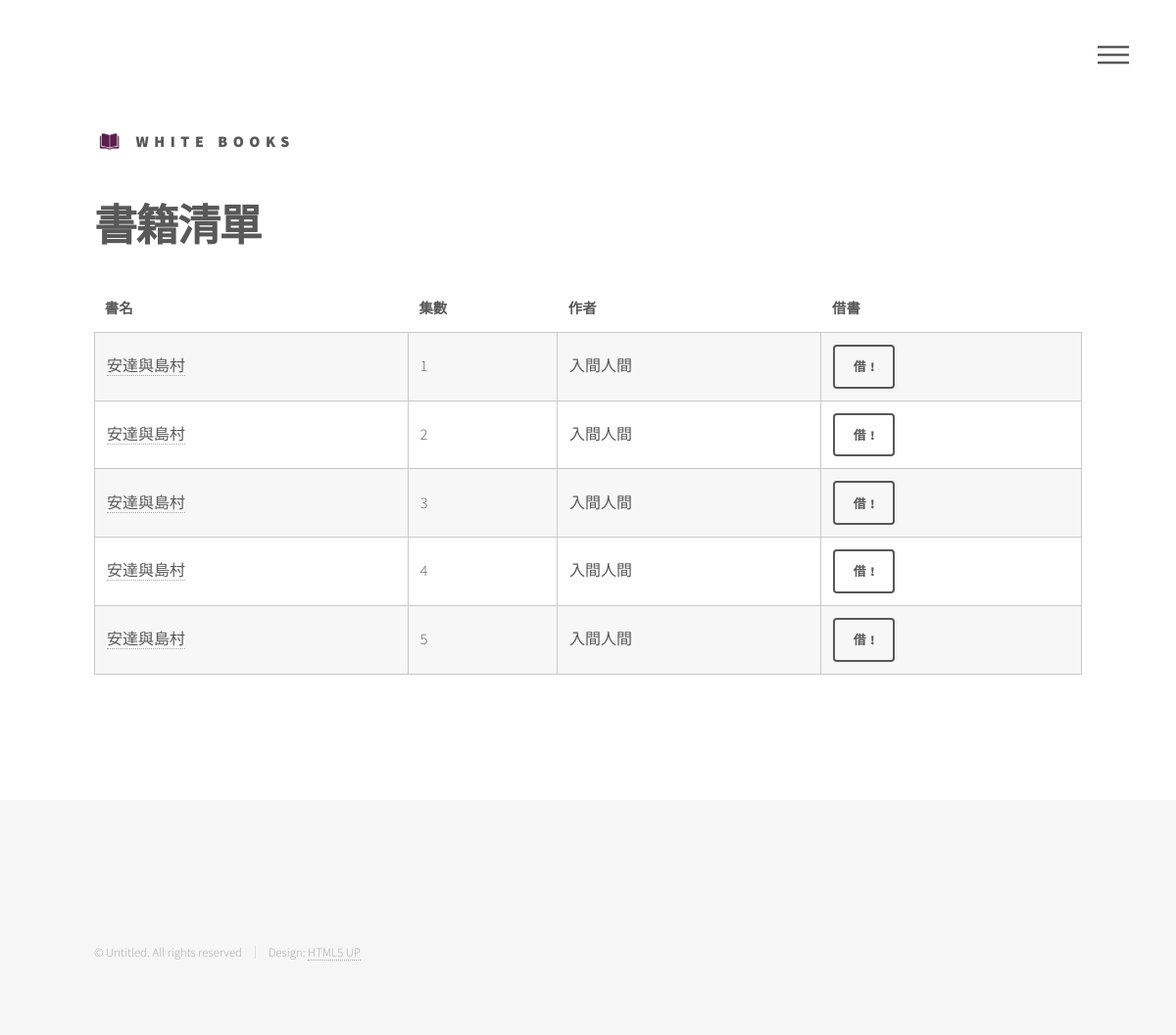
The app's page /elements.php with its own data.
### tables this page shows
CREATE TABLE IF NOT EXISTS `book_list` (
  `ID` int NOT NULL unique AUTO_INCREMENT,
  `bk_name` VARCHAR(128) NOT NULL,
  `bk_vol` VARCHAR(128) NOT NULL,
  `bk_author` VARCHAR(128) NOT NULL,	
  `bk_pic` VARCHAR(128) NOT NULL,	
  `bk_dec` VARCHAR(1024) NOT NULL,
  `borrow_flag` int default '0',
  PRIMARY KEY (`ID`)
);

### elements.php (the view, shortened to what this page needs)
<!DOCTYPE HTML>
<?php
include ("configure.php");
?>
<html>
	<head>
		<link rel="stylesheet" href="assets/css/main.css" />
	</head>
	<body class="is-preload">
			<div id="wrapper">
					<header id="header">
						<div class="inner">
								<a href="javascript:void();" class="logo">
									<span class="symbol"><img src="images/logo.png" alt="" /></span><span class="title">White Books</span>
								</a>
								<nav>
									<ul>
										<li><a href="#menu">Menu</a></li>
									</ul>
								</nav>
						</div>
					</header>
					<div id="main">
						<div class="inner">
							<h1>書籍清單</h1>
								<section>
									<div class="table-wrapper">
										<form method="GET" action="borrow.php">
										<table class="alt">
											<thead>
												<tr>
													<th>書名</th>
													<th>集數</th>
													<th>作者</th>
													<th>借書</th>
												</tr>
											</thead>
											<tbody>
												<?php
													$link = new PDO('mysql:host='.$hostname.';dbname='.$database.';charset=utf8', $username, $password);
													$query = "SELECT * FROM `book_list`";
													$result = $link->query($query);
													foreach ($result as $row){
														echo "<tr>";
														echo "<td><a href=\"generic.php?ID=" . $row["ID"] . "\">". $row["bk_name"] ."</a></td>";
														echo "<td>". $row["bk_vol"] ."</td>";
														echo "<td>". $row["bk_author"] ."</td>";
														if (isset($_COOKIE["user_name"])){
															if ($_COOKIE["user_name"] == "JOJO"){
																echo "<td><input type='button' value=\"借!\" name = \"ID\" class=\"disabled\"></td>";
															}else {
																if ($row["borrow_flag"] == 1){
																	echo "<td><input type='button' value=\"借!\" name = \"ID\" class=\"disabled\"></td>";
																}else if ($row["borrow_flag"] == 0){
																	echo "<td><input type='button' value=\"借!\" name = \"ID\" onclick=\"user_check(". $row["ID"] .");\"></td>";
																}
															}
														}else {
															if ($row["borrow_flag"] == 1){
																echo "<td><input type='button' value=\"借!\" name = \"ID\" class=\"disabled\"></td>";
															}else if ($row["borrow_flag"] == 0){
																echo "<td><input type='button' value=\"借!\" name = \"ID\" onclick=\"user_check(". $row["ID"] .");\"></td>";
															}
														}
														echo "</tr>";
													}
												?>
											</tbody>
										</table></form>
									</div>
								</section>
						</div>
					</div>
					<footer id="footer">
						<div class="inner">
							<ul class="copyright">
								<li>&copy; Untitled. All rights reserved</li><li>Design: <a href="http://html5up.net">HTML5 UP</a></li>
							</ul>
						</div>
					</footer>
			</div>
	</body>
</html>

### records on screen
book_list: bk_name "安達與島村", bk_vol "1", bk_author "入間人間"
book_list: bk_name "安達與島村", bk_vol "2", bk_author "入間人間"
book_list: bk_name "安達與島村", bk_vol "3", bk_author "入間人間"
book_list: bk_name "安達與島村", bk_vol "4", bk_author "入間人間"
book_list: bk_name "安達與島村", bk_vol "5", bk_author "入間人間"
